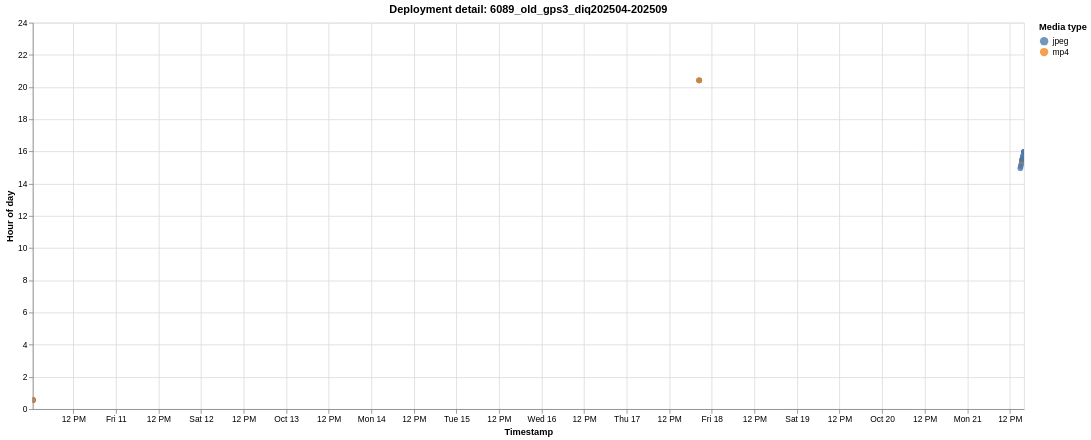

Source (Vega-Lite JSON):
### Vega-Lite specification from a JSON file in a GitHub repository (floating-point values rounded to 4 significant figures)
{"$schema": "https://vega.github.io/schema/vega-lite/v6.1.0.json", "config": {"view": {"continuousHeight": 300, "continuousWidth": 300}}, "data": {"name": "data-2e6de1d0d0b4e383e50d1374869491d9"}, "datasets": {"data-2e6de1d0d0b4e383e50d1374869491d9": [{"deployment": "6089_old_gps3_diq202504-202509", "deployment_order": 35, "event_index": 0, "hour_of_day": 0.5581, "media_type": "jpeg", "timestamp": "2024-10-10T00:33:29"}, {"deployment": "6089_old_gps3_diq202504-202509", "deployment_order": 35, "event_index": 1, "hour_of_day": 0.5583, "media_type": "jpeg", "timestamp": "2024-10-10T00:33:30"}, {"deployment": "6089_old_gps3_diq202504-202509", "deployment_order": 35, "event_index": 2, "hour_of_day": 0.5633, "media_type": "mp4", "timestamp": "2024-10-10T00:33:48"}, {"deployment": "6089_old_gps3_diq202504-202509", "deployment_order": 35, "event_index": 3, "hour_of_day": 0.5661, "media_type": "jpeg", "timestamp": "2024-10-10T00:33:58"}, {"deployment": "6089_old_gps3_diq202504-202509", "deployment_order": 35, "event_index": 4, "hour_of_day": 0.5664, "media_type": "jpeg", "timestamp": "2024-10-10T00:33:59"}, {"deployment": "6089_old_gps3_diq202504-202509", "deployment_order": 35, "event_index": 5, "hour_of_day": 0.5717, "media_type": "mp4", "timestamp": "2024-10-10T00:34:18"}, {"deployment": "6089_old_gps3_diq202504-202509", "deployment_order": 35, "event_index": 6, "hour_of_day": 20.42, "media_type": "jpeg", "timestamp": "2024-10-17T20:25:09"}, {"deployment": "6089_old_gps3_diq202504-202509", "deployment_order": 35, "event_index": 7, "hour_of_day": 20.42, "media_type": "jpeg", "timestamp": "2024-10-17T20:25:10"}, {"deployment": "6089_old_gps3_diq202504-202509", "deployment_order": 35, "event_index": 8, "hour_of_day": 20.42, "media_type": "mp4", "timestamp": "2024-10-17T20:25:28"}, {"deployment": "6089_old_gps3_diq202504-202509", "deployment_order": 35, "event_index": 9, "hour_of_day": 14.96, "media_type": "jpeg", "timestamp": "2024-10-21T14:57:37"}, {"deployment": "6089_old_gps3_diq202504-202509", "deployment_order": 35, "event_index": 10, "hour_of_day": 15.1, "media_type": "jpeg", "timestamp": "2024-10-21T15:05:47"}, {"deployment": "6089_old_gps3_diq202504-202509", "deployment_order": 35, "event_index": 11, "hour_of_day": 15.22, "media_type": "jpeg", "timestamp": "2024-10-21T15:13:19"}, {"deployment": "6089_old_gps3_diq202504-202509", "deployment_order": 35, "event_index": 12, "hour_of_day": 15.42, "media_type": "mp4", "timestamp": "2024-10-21T15:24:54"}, {"deployment": "6089_old_gps3_diq202504-202509", "deployment_order": 35, "event_index": 13, "hour_of_day": 15.42, "media_type": "jpeg", "timestamp": "2024-10-21T15:25:30"}, {"deployment": "6089_old_gps3_diq202504-202509", "deployment_order": 35, "event_index": 14, "hour_of_day": 15.43, "media_type": "jpeg", "timestamp": "2024-10-21T15:25:31"}, {"deployment": "6089_old_gps3_diq202504-202509", "deployment_order": 35, "event_index": 15, "hour_of_day": 15.47, "media_type": "mp4", "timestamp": "2024-10-21T15:28:06"}, {"deployment": "6089_old_gps3_diq202504-202509", "deployment_order": 35, "event_index": 16, "hour_of_day": 15.5, "media_type": "jpeg", "timestamp": "2024-10-21T15:30:03"}, {"deployment": "6089_old_gps3_diq202504-202509", "deployment_order": 35, "event_index": 17, "hour_of_day": 15.53, "media_type": "jpeg", "timestamp": "2024-10-21T15:32:00"}, {"deployment": "6089_old_gps3_diq202504-202509", "deployment_order": 35, "event_index": 18, "hour_of_day": 15.67, "media_type": "jpeg", "timestamp": "2024-10-21T15:40:00"}, {"deployment": "6089_old_gps3_diq202504-202509", "deployment_order": 35, "event_index": 19, "hour_of_day": 15.75, "media_type": "jpeg", "timestamp": "2024-10-21T15:44:49"}, {"deployment": "6089_old_gps3_diq202504-202509", "deployment_order": 35, "event_index": 20, "hour_of_day": 15.97, "media_type": "jpeg", "timestamp": "2024-10-21T15:58:07"}, {"deployment": "6089_old_gps3_diq202504-202509", "deployment_order": 35, "event_index": 21, "hour_of_day": 15.98, "media_type": "jpeg", "timestamp": "2024-10-21T15:58:40"}, {"deployment": "6089_old_gps3_diq202504-202509", "deployment_order": 35, "event_index": 22, "hour_of_day": 15.98, "media_type": "jpeg", "timestamp": "2024-10-21T15:58:41"}]}, "encoding": {"color": {"field": "media_type", "scale": {"scheme": "tableau10"}, "title": "Media type", "type": "nominal"}, "shape": {"field": "media_type", "title": "Media type", "type": "nominal"}, "tooltip": [{"field": "deployment", "title": "Deployment", "type": "nominal"}, {"field": "timestamp", "format": "%Y-%m-%d %H:%M:%S", "title": "Timestamp", "type": "temporal"}, {"field": "hour_of_day", "format": ".2f", "title": "Hour of day", "type": "quantitative"}, {"field": "media_type", "title": "Media type", "type": "nominal"}], "x": {"field": "timestamp", "title": "Timestamp", "type": "temporal"}, "y": {"field": "hour_of_day", "scale": {"domain": [0, 24]}, "title": "Hour of day", "type": "quantitative"}}, "height": 460, "mark": {"opacity": 0.78, "size": 46, "type": "circle"}, "params": [{"bind": "scales", "name": "param_1e9efca18e7a2868", "select": {"encodings": ["x", "y"], "type": "interval"}}], "title": "Deployment detail: 6089_old_gps3_diq202504-202509", "width": 1180}
